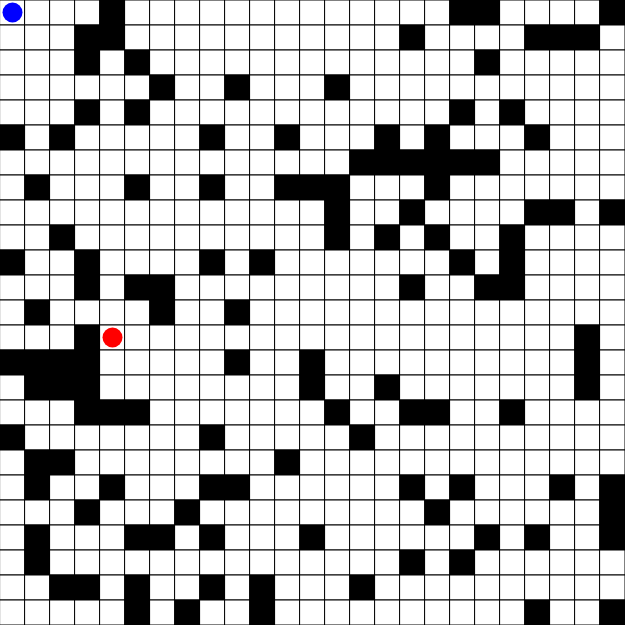
Frame 1 (no input)
Frame 60 (no input): identical to frame 1, image omitted
Frame 120 (the mouse pressed at the canvas centre since frame 60): identical to frame 1, image omitted

The p5.js sketch that drew this single still picture (run headless with seeded random() and noise() and a simulated clock; from frame 60 on, the mouse is pressed at the canvas centre):

// p5.js sketch
// ── sketch.js
// 2D Grid Array/ SNAKE GAME
// Anamol Dhakal
// 10/20/2023
// Extra for Experts: There is nothing in particular that I did in this project that would be worth to consider Extra for Experts.

// setting variables and logic
const rows = 25;
const cols = 25;
const cellSize = 25;
let grid;
let player;
let target;

function setup() {
  createCanvas(cols * cellSize, rows * cellSize);
  grid = createGrid(cols, rows);
  player = createPlayer();
  target = createTarget();
}

function draw() {
  background(255);
  displayGrid();
  displayPlayer();
  displayTarget();
}
// checks key inputs an moves
function keyPressed() {
  const { x, y } = player;
  if (keyCode === UP_ARROW && y > 0 && !grid[y - 1][x].obstacle) {
    player.y -= 1;
  } 
  else if (keyCode === DOWN_ARROW && y < rows - 1 && !grid[y + 1][x].obstacle) {
    player.y += 1;
  } 
  else if (keyCode === LEFT_ARROW && x > 0 && !grid[y][x - 1].obstacle) {
    player.x -= 1;
  } 
  else if (keyCode === RIGHT_ARROW && x < cols - 1 && !grid[y][x + 1].obstacle) {
    player.x += 1;
  }
  // console logs a win message
  if (player.x === target.x && player.y === target.y) {
    console.log("You reached the target!");
  }
}
// creates the grid
function createGrid(cols, rows) {
  const grid = new Array(rows);
  for (let i = 0; i < rows; i++) {
    grid[i] = new Array(cols);
    for (let j = 0; j < cols; j++) {
      grid[i][j] = {
        obstacle: random() > 0.8, // 20% chance of being an obstacle
      };
    }
  }
  return grid;
}
// creates the player
function createPlayer() {
  return {
    x: 0,
    y: 0,
  };
}
// creates the target
function createTarget() {
  let target;
  do {
    target = {
      x: floor(random(cols)),
      y: floor(random(rows)),
    };
  } while (grid[target.y][target.x].obstacle);
  return target;
}
// displays everything
function displayGrid() {
  for (let i = 0; i < rows; i++) {
    for (let j = 0; j < cols; j++) {
      const x = j * cellSize;
      const y = i * cellSize;
      fill(grid[i][j].obstacle ? 0 : 255);
      stroke(0);
      rect(x, y, cellSize, cellSize);
    }
  }
}

function displayPlayer() {
  const x = player.x * cellSize + cellSize / 2;
  const y = player.y * cellSize + cellSize / 2;
  fill(0, 0, 255);
  noStroke();
  ellipse(x, y, cellSize * 0.8);
}

function displayTarget() {
  const x = target.x * cellSize + cellSize / 2;
  const y = target.y * cellSize + cellSize / 2;
  fill(255, 0, 0);
  noStroke();
  ellipse(x, y, cellSize * 0.8);
}
